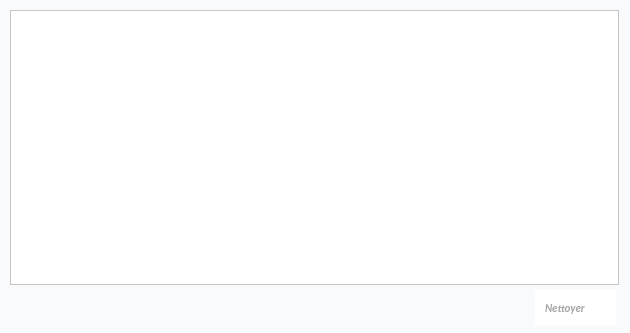
<?xml version="1.0" encoding="UTF-8"?>
<ui version="4.0">
 <class>Dialog</class>
 <widget class="QDialog" name="Dialog">
  <property name="geometry">
   <rect>
    <x>0</x>
    <y>0</y>
    <width>630</width>
    <height>333</height>
   </rect>
  </property>
  <property name="windowTitle">
   <string>Dialog</string>
  </property>
  <property name="styleSheet">
   <string notr="true">background-color:#f9fafc;</string>
  </property>
  <widget class="QTextEdit" name="textEdit">
   <property name="geometry">
    <rect>
     <x>10</x>
     <y>10</y>
     <width>609</width>
     <height>275</height>
    </rect>
   </property>
   <property name="styleSheet">
    <string notr="true">background-color:white;</string>
   </property>
  </widget>
  <widget class="QPushButton" name="clear">
   <property name="geometry">
    <rect>
     <x>535</x>
     <y>290</y>
     <width>81</width>
     <height>35</height>
    </rect>
   </property>
   <property name="sizePolicy">
    <sizepolicy hsizetype="Minimum" vsizetype="Maximum">
     <horstretch>0</horstretch>
     <verstretch>0</verstretch>
    </sizepolicy>
   </property>
   <property name="font">
    <font>
     <family>Calibri</family>
     <pointsize>8</pointsize>
     <weight>75</weight>
     <italic>true</italic>
     <bold>true</bold>
     <underline>false</underline>
     <kerning>true</kerning>
    </font>
   </property>
   <property name="cursor">
    <cursorShape>PointingHandCursor</cursorShape>
   </property>
   <property name="toolTip">
    <string/>
   </property>
   <property name="statusTip">
    <string/>
   </property>
   <property name="autoFillBackground">
    <bool>false</bool>
   </property>
   <property name="styleSheet">
    <string notr="true">QPushButton{background-color:white; color : #a4a5a7; border: 0px solid #000028 ;  text-align:left; padding-left:10px;}
QPushButton:hover{background-color:white;color:white;border: 0px solid #ecf0f5}
QPushButton:focus{color:#00ea00}</string>
   </property>
   <property name="text">
    <string>Nettoyer</string>
   </property>
   <property name="icon">
    <iconset>
     <normaloff>../../IMAGES/Icons/clear.png</normaloff>../../IMAGES/Icons/clear.png</iconset>
   </property>
   <property name="iconSize">
    <size>
     <width>21</width>
     <height>21</height>
    </size>
   </property>
  </widget>
 </widget>
 <resources/>
 <connections/>
</ui>
